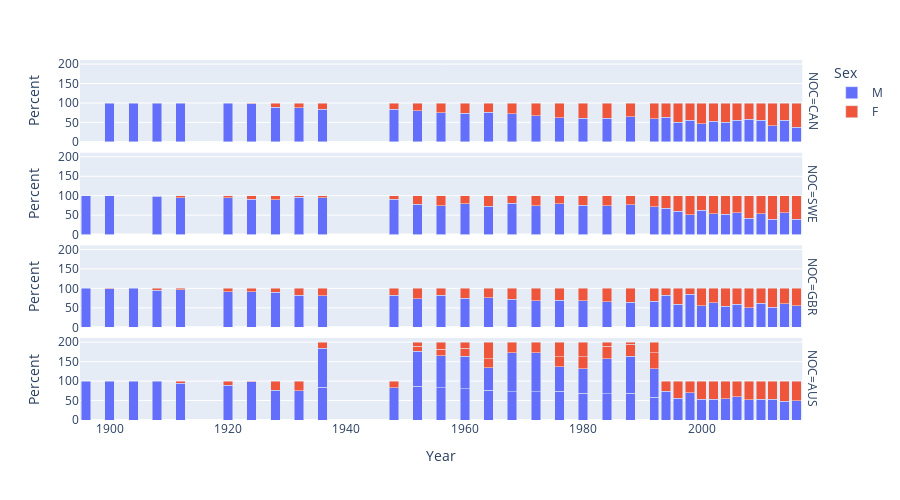

The notebook cell saved with this chart:
### Code cell
countries = ["CAN", "SWE", "GBR"]


def gender_compare(df, country):
    country_df = df[df["NOC"] == country]
    gender = country_df.groupby(["Year", "Sex"], as_index=False).size().rename(columns={"size":"Count"})
    gender["Total"] = gender.groupby(["Year"])["Count"].transform("sum")
    gender["Percent"] = gender["Count"] / gender["Total"]* 100
    gender["NOC"] = country

    return gender

gender_per_year["NOC"] = "AUS"

df_gender = pd.concat([gender_compare(df, c) for c in countries], ignore_index=True)
df_gender = pd.concat([df_gender, gender_per_year],axis=0)



fig = px.bar(
        df_gender, x="Year", y="Percent", color="Sex", barmode="stack", facet_row="NOC",
        width=900,
        height=500,
        hover_data={
            "Count": True,
            "Total": True,
            "Percent": ":.2f"
        }
        )
    
fig.show()

### Figure 1 — Plotly figure (JSON) as saved in the notebook; plotly's stock layout.template omitted (floating-point values rounded to 4 significant figures)
{"data": [{"customdata": [[7, 7], [61, 61], [148, 148], [60, 60], [85, 85], [98, 100], [129, 144], [213, 244], [174, 208], [198, 235], [172, 214], [152, 202], [159, 215], [219, 289], [293, 402], [287, 429], [398, 640], [52, 86], [407, 663], [450, 693], [378, 631], [95, 149], [206, 408], [115, 208], [198, 422], [114, 215], [200, 391], [169, 305], [261, 449], [170, 308], [146, 354], [201, 359], [151, 405]], "hovertemplate": "Sex=M<br>NOC=CAN<br>Year=%{x}<br>Percent=%{y:.2f}<br>Count=%{customdata[0]}<br>Total=%{customdata[1]}<extra></extra>", "legendgroup": "M", "marker": {"color": "#636efa", "pattern": {"shape": ""}}, "name": "M", "orientation": "v", "showlegend": true, "textposition": "auto", "type": "bar", "x": [1900.0, 1904.0, 1908.0, 1912.0, 1920.0, 1924.0, 1928.0, 1932.0, 1936.0, 1948.0, 1952.0, 1956.0, 1960.0, 1964.0, 1968.0, 1972.0, 1976.0, 1980.0, 1984.0, 1988.0, 1992.0, 1994.0, 1996.0, 1998.0, 2000.0, 2002.0, 2004.0, 2006.0, 2008.0, 2010.0, 2012.0, 2014.0, 2016.0], "xaxis": "x4", "y": [100.0, 100.0, 100.0, 100.0, 100.0, 98.0, 89.58, 87.3, 83.65, 84.26, 80.37, 75.25, 73.95, 75.78, 72.89, 66.9, 62.19, 60.47, 61.39, 64.94, 59.9, 63.76, 50.49, 55.29, 46.92, 53.02, 51.15, 55.41, 58.13, 55.19, 41.24, 55.99, 37.28], "yaxis": "y4"}, {"customdata": [[5, 5], [27, 27], [273, 276], [676, 714], [381, 404], [271, 297], [151, 169], [140, 146], [254, 269], [265, 293], [353, 449], [206, 279], [260, 330], [201, 278], [239, 298], [212, 287], [190, 241], [235, 310], [261, 352], [291, 377], [277, 388], [103, 151], [140, 233], [74, 146], [123, 198], [86, 159], [82, 157], [95, 168], [72, 169], [92, 172], [66, 168], [84, 148], [74, 186]], "hovertemplate": "Sex=M<br>NOC=SWE<br>Year=%{x}<br>Percent=%{y:.2f}<br>Count=%{customdata[0]}<br>Total=%{customdata[1]}<extra></extra>", "legendgroup": "M", "marker": {"color": "#636efa", "pattern": {"shape": ""}}, "name": "M", "orientation": "v", "showlegend": false, "textposition": "auto", "type": "bar", "x": [1896.0, 1900.0, 1908.0, 1912.0, 1920.0, 1924.0, 1928.0, 1932.0, 1936.0, 1948.0, 1952.0, 1956.0, 1960.0, 1964.0, 1968.0, 1972.0, 1976.0, 1980.0, 1984.0, 1988.0, 1992.0, 1994.0, 1996.0, 1998.0, 2000.0, 2002.0, 2004.0, 2006.0, 2008.0, 2010.0, 2012.0, 2014.0, 2016.0], "xaxis": "x3", "y": [100.0, 100.0, 98.91, 94.68, 94.31, 91.25, 89.35, 95.89, 94.42, 90.44, 78.62, 73.84, 78.79, 72.3, 80.2, 73.87, 78.84, 75.81, 74.15, 77.19, 71.39, 68.21, 60.09, 50.68, 62.12, 54.09, 52.23, 56.55, 42.6, 53.49, 39.29, 56.76, 39.78], "yaxis": "y3"}, {"customdata": [[25, 25], [144, 146], [6, 6], [930, 972], [444, 461], [314, 345], [423, 466], [352, 393], [144, 174], [237, 290], [548, 668], [319, 436], [288, 352], [319, 428], [278, 366], [281, 392], [344, 504], [295, 423], [275, 404], [387, 587], [363, 567], [400, 602], [42, 51], [232, 391], [38, 45], [232, 415], [44, 70], [196, 360], [32, 54], [211, 420], [48, 78], [350, 684], [47, 78], [266, 478]], "hovertemplate": "Sex=M<br>NOC=GBR<br>Year=%{x}<br>Percent=%{y:.2f}<br>Count=%{customdata[0]}<br>Total=%{customdata[1]}<extra></extra>", "legendgroup": "M", "marker": {"color": "#636efa", "pattern": {"shape": ""}}, "name": "M", "orientation": "v", "showlegend": false, "textposition": "auto", "type": "bar", "x": [1896.0, 1900.0, 1904.0, 1908.0, 1912.0, 1920.0, 1924.0, 1928.0, 1932.0, 1936.0, 1948.0, 1952.0, 1956.0, 1960.0, 1964.0, 1968.0, 1972.0, 1976.0, 1980.0, 1984.0, 1988.0, 1992.0, 1994.0, 1996.0, 1998.0, 2000.0, 2002.0, 2004.0, 2006.0, 2008.0, 2010.0, 2012.0, 2014.0, 2016.0], "xaxis": "x2", "y": [100.0, 98.63, 100.0, 95.68, 96.31, 91.01, 90.77, 89.57, 82.76, 81.72, 82.04, 73.17, 81.82, 74.53, 75.96, 71.68, 68.25, 69.74, 68.07, 65.93, 64.02, 66.45, 82.35, 59.34, 84.44, 55.9, 62.86, 54.44, 59.26, 50.24, 61.54, 51.17, 60.26, 55.65], "yaxis": "y2"}, {"customdata": [[5, 5], [6, 6], [6, 6], [48, 48], [36, 38], [26, 29], [59, 60], [22, 29], [15, 20], [33, 39], [3, 3], [85, 103], [122, 140], [17, 19], [341, 412], [14, 17], [224, 280], [32, 38], [301, 392], [8, 14], [163, 224], [7, 7], [193, 266], [12, 12], [203, 274], [12, 19], [131, 190], [12, 19], [227, 337], [18, 20], [234, 339], [34, 36], [229, 390], [30, 41], [35, 47], [307, 550], [24, 34], [420, 788], [22, 41], [327, 601], [27, 45], [299, 570], [26, 49], [271, 514], [41, 84], [255, 518]], "hovertemplate": "Sex=M<br>NOC=AUS<br>Year=%{x}<br>Percent=%{y:.2f}<br>Count=%{customdata[0]}<br>Total=%{customdata[1]}<extra></extra>", "legendgroup": "M", "marker": {"color": "#636efa", "pattern": {"shape": ""}}, "name": "M", "orientation": "v", "showlegend": false, "textposition": "auto", "type": "bar", "x": [1896.0, 1900.0, 1904.0, 1908.0, 1912.0, 1920.0, 1924.0, 1928.0, 1932.0, 1936.0, 1936.0, 1948.0, 1952.0, 1952.0, 1956.0, 1956.0, 1960.0, 1960.0, 1964.0, 1964.0, 1968.0, 1968.0, 1972.0, 1972.0, 1976.0, 1976.0, 1980.0, 1980.0, 1984.0, 1984.0, 1988.0, 1988.0, 1992.0, 1992.0, 1994.0, 1996.0, 1998.0, 2000.0, 2002.0, 2004.0, 2006.0, 2008.0, 2010.0, 2012.0, 2014.0, 2016.0], "xaxis": "x", "y": [100.0, 100.0, 100.0, 100.0, 94.74, 89.66, 98.33, 75.86, 75.0, 84.62, 100.0, 82.52, 87.14, 89.47, 82.77, 82.35, 80.0, 84.21, 76.79, 57.14, 72.77, 100.0, 72.56, 100.0, 74.09, 63.16, 68.95, 63.16, 67.36, 90.0, 69.03, 94.44, 58.72, 73.17, 74.47, 55.82, 70.59, 53.3, 53.66, 54.41, 60.0, 52.46, 53.06, 52.72, 48.81, 49.23], "yaxis": "y"}, {"customdata": [[2, 100], [15, 144], [31, 244], [34, 208], [37, 235], [42, 214], [50, 202], [56, 215], [70, 289], [109, 402], [142, 429], [242, 640], [34, 86], [256, 663], [243, 693], [253, 631], [54, 149], [202, 408], [93, 208], [224, 422], [101, 215], [191, 391], [136, 305], [188, 449], [138, 308], [208, 354], [158, 359], [254, 405]], "hovertemplate": "Sex=F<br>NOC=CAN<br>Year=%{x}<br>Percent=%{y:.2f}<br>Count=%{customdata[0]}<br>Total=%{customdata[1]}<extra></extra>", "legendgroup": "F", "marker": {"color": "#EF553B", "pattern": {"shape": ""}}, "name": "F", "orientation": "v", "showlegend": true, "textposition": "auto", "type": "bar", "x": [1924.0, 1928.0, 1932.0, 1936.0, 1948.0, 1952.0, 1956.0, 1960.0, 1964.0, 1968.0, 1972.0, 1976.0, 1980.0, 1984.0, 1988.0, 1992.0, 1994.0, 1996.0, 1998.0, 2000.0, 2002.0, 2004.0, 2006.0, 2008.0, 2010.0, 2012.0, 2014.0, 2016.0], "xaxis": "x4", "y": [2.0, 10.42, 12.7, 16.35, 15.74, 19.63, 24.75, 26.05, 24.22, 27.11, 33.1, 37.81, 39.53, 38.61, 35.06, 40.1, 36.24, 49.51, 44.71, 53.08, 46.98, 48.85, 44.59, 41.87, 44.81, 58.76, 44.01, 62.72], "yaxis": "y4"}, {"customdata": [[3, 276], [38, 714], [23, 404], [26, 297], [18, 169], [6, 146], [15, 269], [28, 293], [96, 449], [73, 279], [70, 330], [77, 278], [59, 298], [75, 287], [51, 241], [75, 310], [91, 352], [86, 377], [111, 388], [48, 151], [93, 233], [72, 146], [75, 198], [73, 159], [75, 157], [73, 168], [97, 169], [80, 172], [102, 168], [64, 148], [112, 186]], "hovertemplate": "Sex=F<br>NOC=SWE<br>Year=%{x}<br>Percent=%{y:.2f}<br>Count=%{customdata[0]}<br>Total=%{customdata[1]}<extra></extra>", "legendgroup": "F", "marker": {"color": "#EF553B", "pattern": {"shape": ""}}, "name": "F", "orientation": "v", "showlegend": false, "textposition": "auto", "type": "bar", "x": [1908.0, 1912.0, 1920.0, 1924.0, 1928.0, 1932.0, 1936.0, 1948.0, 1952.0, 1956.0, 1960.0, 1964.0, 1968.0, 1972.0, 1976.0, 1980.0, 1984.0, 1988.0, 1992.0, 1994.0, 1996.0, 1998.0, 2000.0, 2002.0, 2004.0, 2006.0, 2008.0, 2010.0, 2012.0, 2014.0, 2016.0], "xaxis": "x3", "y": [1.087, 5.322, 5.693, 8.754, 10.65, 4.11, 5.576, 9.556, 21.38, 26.16, 21.21, 27.7, 19.8, 26.13, 21.16, 24.19, 25.85, 22.81, 28.61, 31.79, 39.91, 49.32, 37.88, 45.91, 47.77, 43.45, 57.4, 46.51, 60.71, 43.24, 60.22], "yaxis": "y3"}, {"customdata": [[2, 146], [42, 972], [17, 461], [31, 345], [43, 466], [41, 393], [30, 174], [53, 290], [120, 668], [117, 436], [64, 352], [109, 428], [88, 366], [111, 392], [160, 504], [128, 423], [129, 404], [200, 587], [204, 567], [202, 602], [9, 51], [159, 391], [7, 45], [183, 415], [26, 70], [164, 360], [22, 54], [209, 420], [30, 78], [334, 684], [31, 78], [212, 478]], "hovertemplate": "Sex=F<br>NOC=GBR<br>Year=%{x}<br>Percent=%{y:.2f}<br>Count=%{customdata[0]}<br>Total=%{customdata[1]}<extra></extra>", "legendgroup": "F", "marker": {"color": "#EF553B", "pattern": {"shape": ""}}, "name": "F", "orientation": "v", "showlegend": false, "textposition": "auto", "type": "bar", "x": [1900.0, 1908.0, 1912.0, 1920.0, 1924.0, 1928.0, 1932.0, 1936.0, 1948.0, 1952.0, 1956.0, 1960.0, 1964.0, 1968.0, 1972.0, 1976.0, 1980.0, 1984.0, 1988.0, 1992.0, 1994.0, 1996.0, 1998.0, 2000.0, 2002.0, 2004.0, 2006.0, 2008.0, 2010.0, 2012.0, 2014.0, 2016.0], "xaxis": "x2", "y": [1.37, 4.321, 3.688, 8.986, 9.227, 10.43, 17.24, 18.28, 17.96, 26.83, 18.18, 25.47, 24.04, 28.32, 31.75, 30.26, 31.93, 34.07, 35.98, 33.55, 17.65, 40.66, 15.56, 44.1, 37.14, 45.56, 40.74, 49.76, 38.46, 48.83, 39.74, 44.35], "yaxis": "y2"}, {"customdata": [[2, 38], [3, 29], [1, 60], [7, 29], [5, 20], [6, 39], [18, 103], [18, 140], [2, 19], [71, 412], [3, 17], [56, 280], [6, 38], [91, 392], [6, 14], [61, 224], [73, 266], [71, 274], [7, 19], [59, 190], [7, 19], [110, 337], [2, 20], [105, 339], [2, 36], [161, 390], [11, 41], [12, 47], [243, 550], [10, 34], [368, 788], [19, 41], [274, 601], [18, 45], [271, 570], [23, 49], [243, 514], [43, 84], [263, 518]], "hovertemplate": "Sex=F<br>NOC=AUS<br>Year=%{x}<br>Percent=%{y:.2f}<br>Count=%{customdata[0]}<br>Total=%{customdata[1]}<extra></extra>", "legendgroup": "F", "marker": {"color": "#EF553B", "pattern": {"shape": ""}}, "name": "F", "orientation": "v", "showlegend": false, "textposition": "auto", "type": "bar", "x": [1912.0, 1920.0, 1924.0, 1928.0, 1932.0, 1936.0, 1948.0, 1952.0, 1952.0, 1956.0, 1956.0, 1960.0, 1960.0, 1964.0, 1964.0, 1968.0, 1972.0, 1976.0, 1976.0, 1980.0, 1980.0, 1984.0, 1984.0, 1988.0, 1988.0, 1992.0, 1992.0, 1994.0, 1996.0, 1998.0, 2000.0, 2002.0, 2004.0, 2006.0, 2008.0, 2010.0, 2012.0, 2014.0, 2016.0], "xaxis": "x", "y": [5.263, 10.34, 1.667, 24.14, 25.0, 15.38, 17.48, 12.86, 10.53, 17.23, 17.65, 20.0, 15.79, 23.21, 42.86, 27.23, 27.44, 25.91, 36.84, 31.05, 36.84, 32.64, 10.0, 30.97, 5.556, 41.28, 26.83, 25.53, 44.18, 29.41, 46.7, 46.34, 45.59, 40.0, 47.54, 46.94, 47.28, 51.19, 50.77], "yaxis": "y"}], "layout": {"annotations": [{"font": {}, "showarrow": false, "text": "NOC=AUS", "textangle": 90, "x": 0.98, "xanchor": "left", "xref": "paper", "y": 0.1138, "yanchor": "middle", "yref": "paper"}, {"font": {}, "showarrow": false, "text": "NOC=GBR", "textangle": 90, "x": 0.98, "xanchor": "left", "xref": "paper", "y": 0.3712, "yanchor": "middle", "yref": "paper"}, {"font": {}, "showarrow": false, "text": "NOC=SWE", "textangle": 90, "x": 0.98, "xanchor": "left", "xref": "paper", "y": 0.6288, "yanchor": "middle", "yref": "paper"}, {"font": {}, "showarrow": false, "text": "NOC=CAN", "textangle": 90, "x": 0.98, "xanchor": "left", "xref": "paper", "y": 0.8862, "yanchor": "middle", "yref": "paper"}], "barmode": "stack", "height": 500, "legend": {"title": {"text": "Sex"}, "tracegroupgap": 0}, "margin": {"t": 60}, "width": 900, "xaxis": {"anchor": "y", "domain": [0, 0.98], "title": {"text": "Year"}}, "xaxis2": {"anchor": "y2", "domain": [0, 0.98], "matches": "x", "showticklabels": false}, "xaxis3": {"anchor": "y3", "domain": [0, 0.98], "matches": "x", "showticklabels": false}, "xaxis4": {"anchor": "y4", "domain": [0, 0.98], "matches": "x", "showticklabels": false}, "yaxis": {"anchor": "x", "domain": [0, 0.2275], "title": {"text": "Percent"}}, "yaxis2": {"anchor": "x2", "domain": [0.2575, 0.485], "matches": "y", "title": {"text": "Percent"}}, "yaxis3": {"anchor": "x3", "domain": [0.515, 0.7425], "matches": "y", "title": {"text": "Percent"}}, "yaxis4": {"anchor": "x4", "domain": [0.7725, 1], "matches": "y", "title": {"text": "Percent"}}}}
